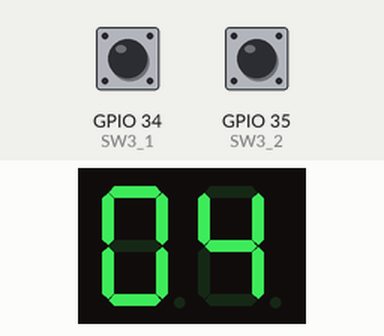
The sketch below on a simulated ESP32. Shown: 2-digit seven-segment display. Wiring (inferred from the names in the program): 2-digit 7-segment display, segments lit when HIGH: segments GPIO 4, GPIO 0, GPIO 17, GPIO 16, GPIO 23, GPIO 19, GPIO 18, GPIO 5; digit selects GPIO 27, GPIO 14. Inputs (shaded band) come from the test bench; at power-on: GPIO 34 (SW3_1) HIGH, GPIO 35 (SW3_2) LOW. The segment pins are drawn as the display they are named for.

Above: at 1.6 s.
1.7 s: GPIO 34 (SW3_1) pulled LOW for 3.2 s
At 4.73 s:
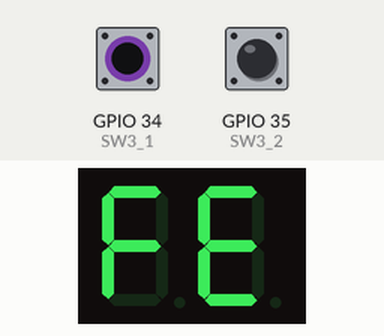
6.8 s: GPIO 34 (SW3_1) pulled LOW for 3.2 s
At 7.58 s:
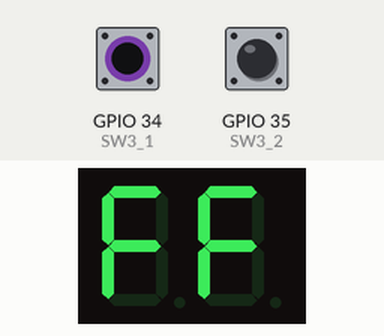
11.5 s: GPIO 35 (SW3_2) pulled HIGH for 0.5 s
At 12.07 s:
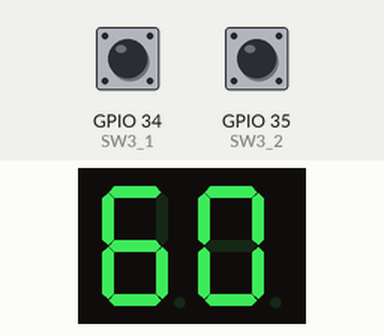
15.0 s: GPIO 35 (SW3_2) pulled HIGH for 1 s
At 20.21 s:
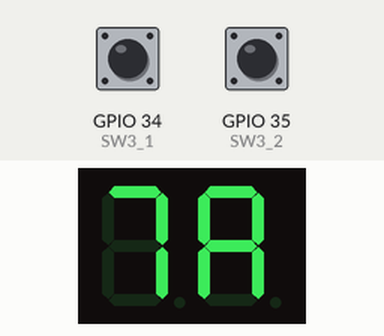

The sketch:

Lab02-Checkpoint003.ino
```cpp
#define SegA 4
#define SegB 0
#define SegC 17
#define SegD 16
#define SegE 23
#define SegF 19
#define SegG 18
#define DP 5
#define digit10 14
#define digit01 27

#define SW3_1 34
#define SW3_2 35
#define SW3_3 9

int Digit01 = 0;
int Digit10 = 0;

//-----------------------------------
char BIN_TO_7SEGMENT2(char A)
{
	static char LOOKUPTB[] = {0x3F,0x06,0x5B,0x4F,0x66,0x6D,0x7D,0x07,0x7F,0x6F,0x77,0x7C,0x39,0x5E,0x79,0x71};

	return LOOKUPTB[A];
}

void display7segment(char data)
{
	(data & 0x01)? digitalWrite(SegA, HIGH):digitalWrite(SegA, LOW);
	(data & 0x02)? digitalWrite(SegB, HIGH):digitalWrite(SegB, LOW);
	(data & 0x04)? digitalWrite(SegC, HIGH):digitalWrite(SegC, LOW);
	(data & 0x08)? digitalWrite(SegD, HIGH):digitalWrite(SegD, LOW);
	(data & 0x10)? digitalWrite(SegE, HIGH):digitalWrite(SegE, LOW);
	(data & 0x20)? digitalWrite(SegF, HIGH):digitalWrite(SegF, LOW);
	(data & 0x40)? digitalWrite(SegG, HIGH):digitalWrite(SegG, LOW);

}

void setup() {
	pinMode(SegA, OUTPUT);
	pinMode(SegB, OUTPUT);
	pinMode(SegC, OUTPUT);
	pinMode(SegD, OUTPUT);
	pinMode(SegE, OUTPUT);
	pinMode(SegF, OUTPUT);
	pinMode(SegG, OUTPUT);
	pinMode(DP, OUTPUT);
	pinMode(digit10, OUTPUT);
	pinMode(digit01, OUTPUT);

	pinMode(SW3_1, INPUT);
	pinMode(SW3_2, INPUT);
}

void Display()
{
	char disp_v = 0;

	char tmp01 = BIN_TO_7SEGMENT2(Digit01);
	char tmp10 = BIN_TO_7SEGMENT2(Digit10);

	for(char i = 0; i < 100; i++)
	{
		display7segment(tmp01);
		digitalWrite(digit01, HIGH);
		digitalWrite(digit10, LOW);
		delay(2);

		display7segment(tmp10);
		digitalWrite(digit01, LOW);
		digitalWrite(digit10, HIGH);
		delay(2);
	}
}

void countHex(char mode)
{
	if(mode)
	{
		Digit01++;
		if(Digit01 > 15){Digit10++; Digit01 = 0;}
	}
	else
	{
		Digit01--;
		if(Digit01 < 0) {Digit10--; Digit01 = 15;}
	}

  Digit01 = (Digit01 + 16) % 16;
  Digit10 = (Digit10 + 16) % 16;
}

void countDec(char mode)
{
	if(mode)
	{
		Digit01++;
		if(Digit01 > 9) {Digit10++; Digit01 = 0;}
	}
	else
	{
		Digit01--;
		if(Digit01 < 0) {Digit10--; Digit01 = 9;}
	}

  Digit01 = (Digit01 + 10) % 10;
  Digit10 = (Digit10 + 10) % 10;
}

void loop() {

	int st1 = digitalRead(SW3_1);
	int st2 = digitalRead(SW3_2);

	if(st2)
	{
		countDec(st1);
	}
	else
	{
		countHex(st1);
	}
	Display();
}
```

Measured:
- what the display in image 0 shows lasts 0.4 s, from 1.3 s to 1.7 s
